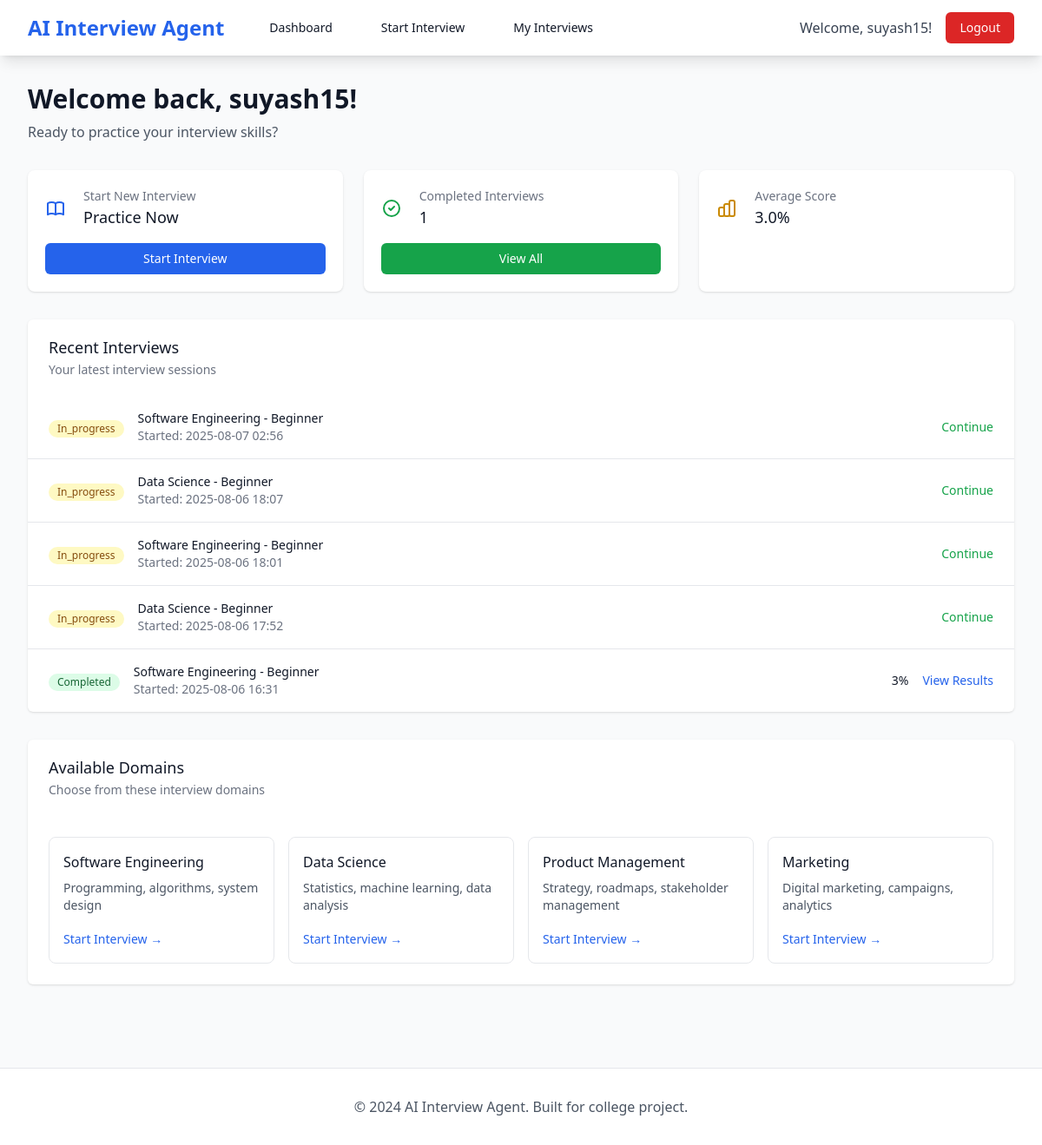
/dashboard (signed in), run on an earlier commit of the app's database.
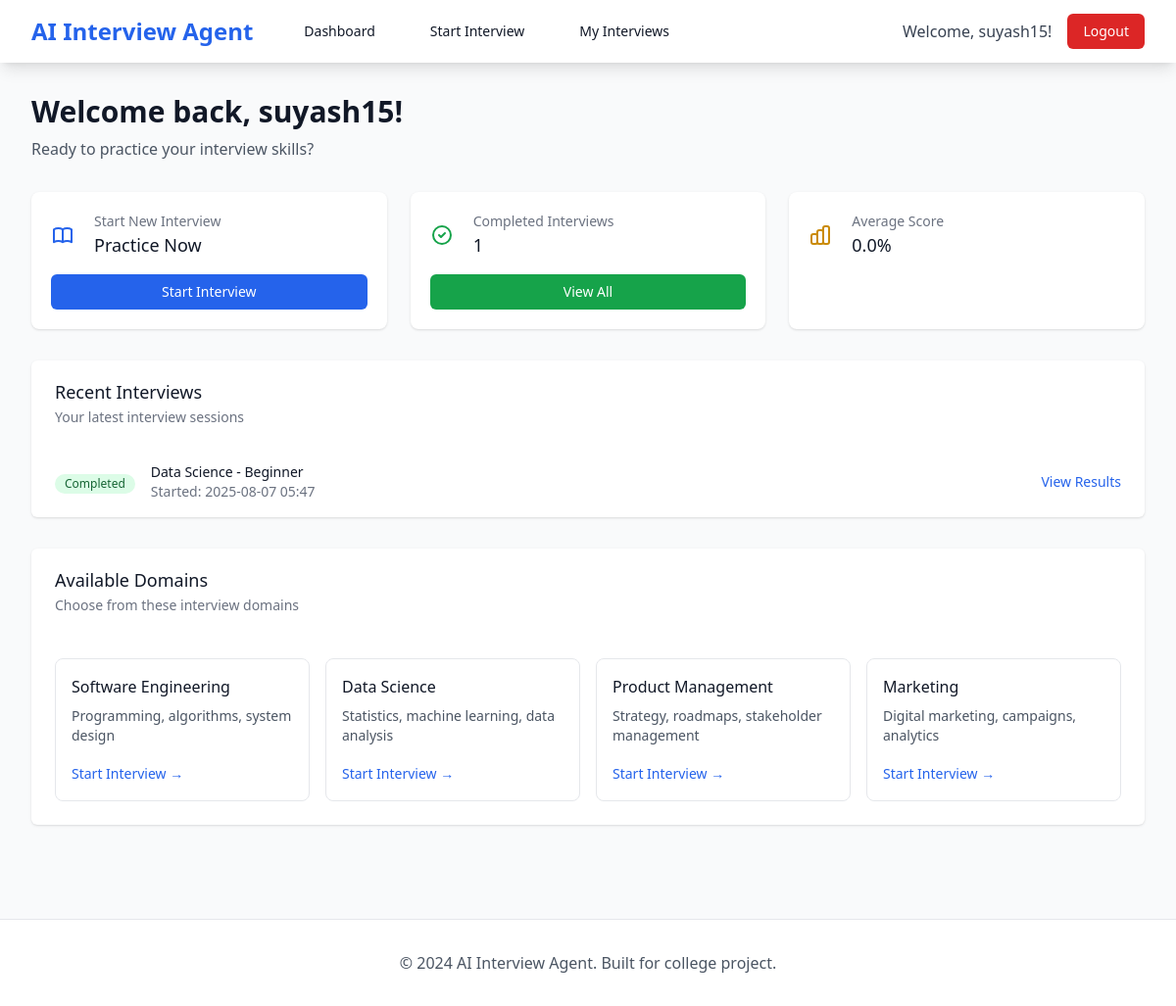
And on a later commit of the database.
### database.py (models this page shows)
class User(UserMixin, db.Model):
    __tablename__ = 'users'
    id = db.Column(db.Integer, primary_key=True)
    email = db.Column(db.String(255), unique=True, nullable=False, index=True)
    username = db.Column(db.String(100), unique=True, nullable=False, index=True)
    password_hash = db.Column(db.String(255), nullable=False)
    full_name = db.Column(db.String(255), nullable=True)
    age = db.Column(db.Integer, nullable=True)
    gender = db.Column(db.String(20), nullable=True)
    is_active = db.Column(db.Boolean, default=True)
    created_at = db.Column(db.DateTime, default=datetime.utcnow)
    updated_at = db.Column(db.DateTime, default=datetime.utcnow, onupdate=datetime.utcnow)
    interviews = db.relationship('Interview', backref='user', lazy=True)

class Interview(db.Model):
    __tablename__ = 'interviews'
    id = db.Column(db.Integer, primary_key=True)
    user_id = db.Column(db.Integer, db.ForeignKey('users.id'), nullable=False)
    domain_id = db.Column(db.Integer, db.ForeignKey('domains.id'), nullable=False)
    difficulty_level = db.Column(db.String(20), nullable=False)
    duration_minutes = db.Column(db.Integer, default=30)
    status = db.Column(db.String(20), default='in_progress')  # in_progress, completed, cancelled
    overall_score = db.Column(db.Integer, nullable=True)  # 0-100
    feedback = db.Column(db.Text, nullable=True)
    started_at = db.Column(db.DateTime, default=datetime.utcnow)
    completed_at = db.Column(db.DateTime, nullable=True)
    answers = db.relationship('Answer', backref='interview', lazy=True)

class Domain(db.Model):
    __tablename__ = 'domains'
    id = db.Column(db.Integer, primary_key=True)
    name = db.Column(db.String(100), unique=True, nullable=False)
    description = db.Column(db.Text, nullable=True)
    created_at = db.Column(db.DateTime, default=datetime.utcnow)
    questions = db.relationship('Question', backref='domain', lazy=True)
    interviews = db.relationship('Interview', backref='domain', lazy=True)

### app.py (the view)
@app.route('/dashboard')
@login_required
def dashboard():
    recent_interviews = Interview.query.filter_by(user_id=current_user.id).order_by(Interview.started_at.desc()).limit(5).all()
    domains = interview_service.get_domains()
    return render_template('dashboard.html',
                         recent_interviews=recent_interviews,
                         domains=domains)

### auth.py (called while the page is built)
@login_manager.user_loader
def load_user(user_id):
    return User.query.get(int(user_id))

### interview.py (called while the page is built)
    def get_domains(self):
        return Domain.query.all()

### templates/dashboard.html (shortened to what this page needs)
{% extends "base.html" %}
{% block content %}
<div class="max-w-7xl mx-auto px-4 sm:px-6 lg:px-8 py-8">
    <div class="mb-8">
        <h1 class="text-3xl font-bold text-gray-900">Welcome back, {{ current_user.username }}!</h1>
        <p class="text-gray-600 mt-2">Ready to practice your interview skills?</p>
    </div>
    <div class="grid grid-cols-1 md:grid-cols-3 gap-6 mb-8">
        <div class="bg-white overflow-hidden shadow rounded-lg">
            <div class="p-5">
                <div class="flex items-center">
                    <div class="flex-shrink-0">
                    </div>
                    <div class="ml-5 w-0 flex-1">
                        <dl>
                            <dt class="text-sm font-medium text-gray-500 truncate">Start New Interview</dt>
                            <dd class="text-lg font-medium text-gray-900">Practice Now</dd>
                        </dl>
                    </div>
                </div>
                <div class="mt-4">
                    <a href="{{ url_for('start_interview') }}" class="bg-blue-600 hover:bg-blue-700 text-white px-4 py-2 rounded-md text-sm font-medium w-full inline-block text-center">
                        Start Interview
                    </a>
                </div>
            </div>
        </div>
        <div class="bg-white overflow-hidden shadow rounded-lg">
            <div class="p-5">
                <div class="flex items-center">
                    <div class="flex-shrink-0">
                        <svg class="h-6 w-6 text-green-600" fill="none" stroke="currentColor" viewBox="0 0 24 24">
                            <path stroke-linecap="round" stroke-linejoin="round" stroke-width="2" d="M9 12l2 2 4-4m6 2a9 9 0 11-18 0 9 9 0 0118 0z"/>
                        </svg>
                    </div>
                    <div class="ml-5 w-0 flex-1">
                        <dl>
                            <dt class="text-sm font-medium text-gray-500 truncate">Completed Interviews</dt>
                            <dd class="text-lg font-medium text-gray-900">{{ recent_interviews|selectattr('status', 'equalto', 'completed')|list|length }}</dd>
                        </dl>
                    </div>
                </div>
                <div class="mt-4">
                    <a href="{{ url_for('my_interviews') }}" class="bg-green-600 hover:bg-green-700 text-white px-4 py-2 rounded-md text-sm font-medium w-full inline-block text-center">
                        View All
                    </a>
                </div>
            </div>
        </div>
        <div class="bg-white overflow-hidden shadow rounded-lg">
            <div class="p-5">
                <div class="flex items-center">
                    <div class="flex-shrink-0">
                    </div>
                    <div class="ml-5 w-0 flex-1">
                        <dl>
                            <dt class="text-sm font-medium text-gray-500 truncate">Average Score</dt>
                            <dd class="text-lg font-medium text-gray-900">
                                {% set completed_interviews = recent_interviews|selectattr('status', 'equalto', 'completed')|list %}
                                {% if completed_interviews %}
                                    {{ "%.1f"|format(completed_interviews|map(attribute='overall_score')|sum / completed_interviews|length) }}%
                                {% else %}
                                    N/A
                                {% endif %}
                            </dd>
                        </dl>
                    </div>
                </div>
            </div>
        </div>
    </div>
    <div class="bg-white shadow overflow-hidden sm:rounded-md mb-8">
        <div class="px-4 py-5 sm:px-6">
            <h3 class="text-lg leading-6 font-medium text-gray-900">Recent Interviews</h3>
            <p class="mt-1 max-w-2xl text-sm text-gray-500">Your latest interview sessions</p>
        </div>
        {% if recent_interviews %}
            <ul class="divide-y divide-gray-200">
                {% for interview in recent_interviews %}
                <li>
                    <div class="px-4 py-4 sm:px-6">
                        <div class="flex items-center justify-between">
                            <div class="flex items-center">
                                <div class="flex-shrink-0">
                                    <span class="inline-flex items-center px-2.5 py-0.5 rounded-full text-xs font-medium
                                        {% if interview.status == 'completed' %}bg-green-100 text-green-800{% elif interview.status == 'in_progress' %}bg-yellow-100 text-yellow-800{% else %}bg-gray-100 text-gray-800{% endif %}">
                                        {{ interview.status|title }}
                                    </span>
                                </div>
                                <div class="ml-4">
                                    <div class="text-sm font-medium text-gray-900">
                                        {{ interview.domain.name }} - {{ interview.difficulty_level|title }}
                                    </div>
                                    <div class="text-sm text-gray-500">
                                        Started: {{ interview.started_at.strftime('%Y-%m-%d %H:%M') }}
                                    </div>
                                </div>
                            </div>
                            <div class="flex items-center space-x-4">
                                {% if interview.overall_score %}
                                    <span class="text-sm font-medium text-gray-900">{{ interview.overall_score }}%</span>
                                {% endif %}
                                {% if interview.status == 'completed' %}
                                    <a href="{{ url_for('results_page', interview_id=interview.id) }}"
                                       class="text-blue-600 hover:text-blue-900 text-sm font-medium">
                                        View Results
                                    </a>
                                {% elif interview.status == 'in_progress' %}
                                    <a href="{{ url_for('interview_page', interview_id=interview.id) }}"
                                       class="text-green-600 hover:text-green-900 text-sm font-medium">
                                        Continue
                                    </a>
                                {% endif %}
                            </div>
                        </div>
                    </div>
                </li>
                {% endfor %}
            </ul>
        {% endif %}
    </div>
    <div class="bg-white shadow overflow-hidden sm:rounded-md">
        <div class="px-4 py-5 sm:px-6">
            <h3 class="text-lg leading-6 font-medium text-gray-900">Available Domains</h3>
            <p class="mt-1 max-w-2xl text-sm text-gray-500">Choose from these interview domains</p>
        </div>
        <div class="grid grid-cols-1 md:grid-cols-2 lg:grid-cols-4 gap-4 p-6">
            {% for domain in domains %}
                <div class="border border-gray-200 rounded-lg p-4 hover:shadow-md transition-shadow">
                    <h4 class="font-medium text-gray-900 mb-2">{{ domain.name }}</h4>
                    <p class="text-sm text-gray-600 mb-4">{{ domain.description }}</p>
                    <a href="{{ url_for('start_interview') }}?domain={{ domain.id }}"
                       class="text-blue-600 hover:text-blue-900 text-sm font-medium">
                        Start Interview →
                    </a>
                </div>
            {% endfor %}
        </div>
    </div>
</div>
{% endblock %}

### templates/base.html (shortened to what this page needs)
<!DOCTYPE html>
<html lang="en">
<head>
    <script src="https://cdn.tailwindcss.com"></script>
    <link rel="stylesheet" href="{{ url_for('static', filename='css/style.css') }}">
</head>
<body class="bg-gray-50 min-h-screen">
    <nav class="bg-white shadow-lg">
        <div class="max-w-7xl mx-auto px-4 sm:px-6 lg:px-8">
            <div class="flex justify-between h-16">
                <div class="flex items-center">
                    <a href="{{ url_for('index') }}" class="flex-shrink-0">
                        <h1 class="text-2xl font-bold text-blue-600">AI Interview Agent</h1>
                    </a>
                    {% if current_user.is_authenticated %}
                    <div class="hidden md:ml-10 md:flex md:space-x-8">
                        <a href="{{ url_for('dashboard') }}" class="text-gray-900 hover:text-blue-600 px-3 py-2 rounded-md text-sm font-medium">
                            Dashboard
                        </a>
                        <a href="{{ url_for('start_interview') }}" class="text-gray-900 hover:text-blue-600 px-3 py-2 rounded-md text-sm font-medium">
                            Start Interview
                        </a>
                        <a href="{{ url_for('my_interviews') }}" class="text-gray-900 hover:text-blue-600 px-3 py-2 rounded-md text-sm font-medium">
                            My Interviews
                        </a>
                    </div>
                    {% endif %}
                </div>
                <div class="flex items-center space-x-4">
                    {% if current_user.is_authenticated %}
                        <span class="text-gray-700">Welcome, {{ current_user.username }}!</span>
                        <a href="{{ url_for('logout') }}" class="bg-red-600 hover:bg-red-700 text-white px-4 py-2 rounded-md text-sm font-medium">
                            Logout
                        </a>
                    {% endif %}
                </div>
            </div>
        </div>
    </nav>
    <main class="flex-1">
        {% block content %}{% endblock %}
    </main>
    <footer class="bg-white border-t mt-16">
        <div class="max-w-7xl mx-auto px-4 sm:px-6 lg:px-8 py-8">
            <p class="text-center text-gray-600">&copy; 2024 AI Interview Agent. Built for college project.</p>
        </div>
    </footer>
</body>
</html>

What changed in the data, as far as the page shows it:
removed Interview: status "In_progress", domain.name "Software Engineering", difficulty_level "Beginner", started_at "2025-08-07 02:56"
removed Interview: status "In_progress", domain.name "Data Science", difficulty_level "Beginner", started_at "2025-08-06 18:07"
removed Interview: status "In_progress", domain.name "Software Engineering", difficulty_level "Beginner", started_at "2025-08-06 18:01"
removed Interview: status "In_progress", domain.name "Data Science", difficulty_level "Beginner", started_at "2025-08-06 17:52"
changed Interview "Beginner": domain.name "Software Engineering" → "Data Science"; started_at "2025-08-06 16:31" → "2025-08-07 05:47"; overall_score "3" → (not shown)
Also different on the page:
text no longer shown: "3.0"
text now shown: "0.0"
